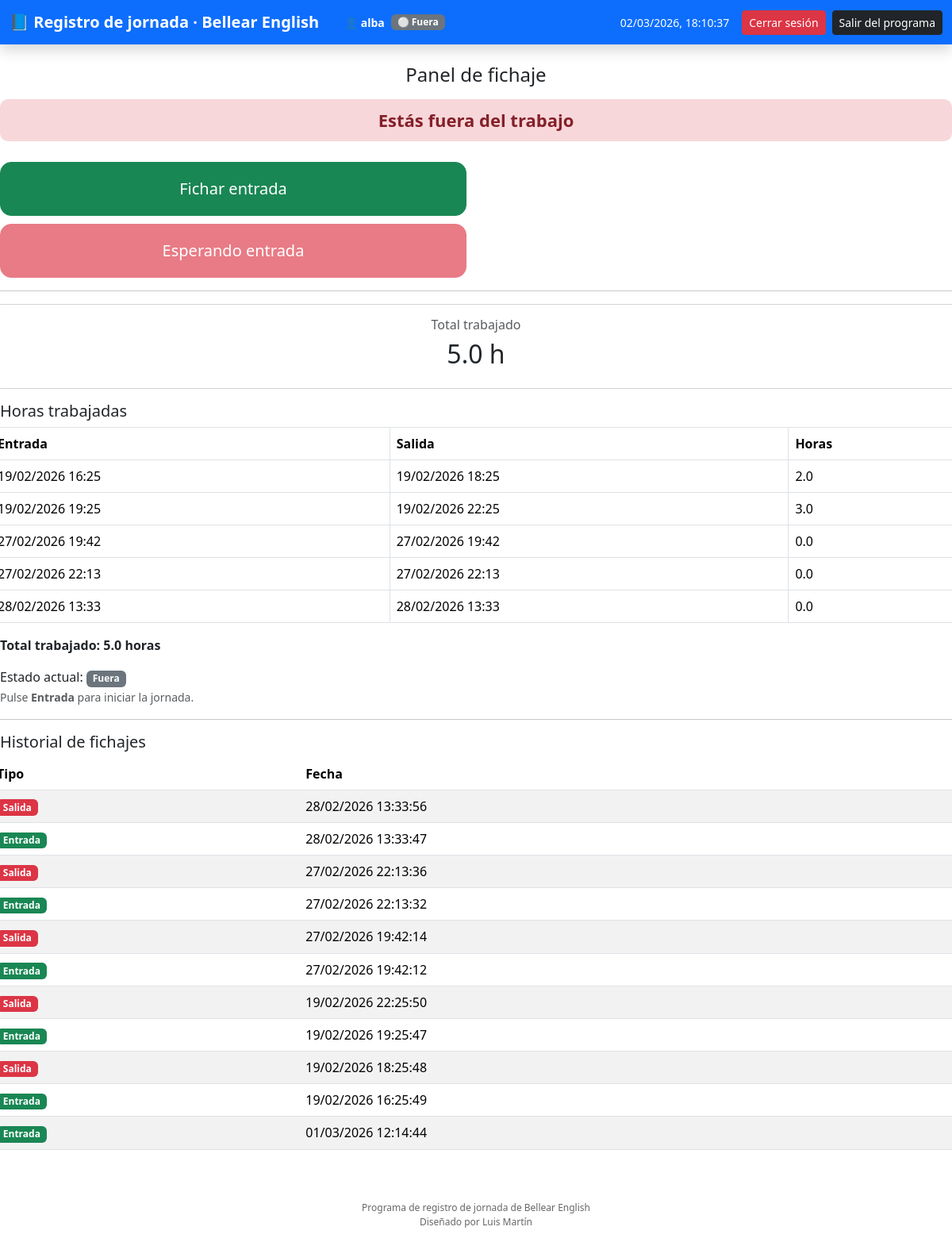
The app's page /dashboard (signed in) with its own data.
### tables this page shows
CREATE TABLE users(
        id INTEGER PRIMARY KEY AUTOINCREMENT,
        username TEXT UNIQUE,
        password TEXT,
        is_admin INTEGER,
        activo INTEGER DEFAULT 1
    );

CREATE TABLE fichajes(
        id INTEGER PRIMARY KEY AUTOINCREMENT,
        user_id INTEGER,
        tipo TEXT,
        fecha TEXT
    );

### Registro_jornada.py (the view)
@app.route("/dashboard")
@login_required
def dashboard():
    con = db()
    c = con.cursor()
    c.execute(
        "SELECT tipo, fecha FROM fichajes WHERE user_id=? ORDER BY fecha ASC",
        (current_user.id,)
    )
    fichajes = c.fetchall()
    con.close()
    estado = "fuera"
    if fichajes and fichajes[-1][0] == "entrada":
        estado = "dentro"
    jornadas = []
    entrada = None
    total_horas = 0
    for tipo, fecha in fichajes:
        momento = datetime.strptime(fecha, "%d/%m/%Y %H:%M:%S")
        if tipo == "entrada":
            entrada = momento
        elif tipo == "salida" and entrada:
            diff = momento - entrada
            horas = round(diff.total_seconds()/3600, 2)
            total_horas += horas
            jornadas.append((
                entrada.strftime("%d/%m/%Y %H:%M"),
                momento.strftime("%d/%m/%Y %H:%M"),
                horas
            ))
            entrada = None
    return render_template(
        "dashboard.html",
        fichajes=reversed(fichajes),
        estado=estado,
        jornadas=jornadas,
        total_horas=round(total_horas,2)
    )

### Registro_jornada.py (called while the page is built)
def db():
    return sqlite3.connect(DATABASE)

@login_manager.user_loader
def load_user(user_id):
    con = db()
    c = con.cursor()
    c.execute("SELECT id, username, is_admin FROM users WHERE id=?", (user_id,))
    r = c.fetchone()
    con.close()
    if r:
        return User(*r)

### templates/dashboard.html (shortened to what this page needs)
{% extends "base.html" %}
{% block content %}
<h4 class="mb-3 text-center">Panel de fichaje</h4>
</div>
{% if estado == "dentro" %}
<div class="estado estado-dentro text-center mb-3">
    Estás trabajando
</div>
{% else %}
<div class="estado estado-fuera text-center mb-3">
    Estás fuera del trabajo
</div>
{% endif %}
<div class="row align-items-end mb-4">
    <div class="col-md-6 mb-3">
        {% if estado == "fuera" %}
            <a href="/fichar/entrada" class="btn btn-success btn-fichar">
                Fichar entrada
            </a>
        {% else %}
            <button class="btn btn-success btn-fichar" disabled>
                Entrada registrada
            </button>
        {% endif %}
        {% if estado == "dentro" %}
            <a href="/fichar/salida" class="btn btn-danger btn-fichar">
                Fichar salida
            </a>
        {% else %}
            <button class="btn btn-danger btn-fichar" disabled>
                Esperando entrada
            </button>
        {% endif %}
    </div>
<hr>
<div class="card text-center mb-3">
    <div class="card-body">
        <h6 class="text-muted">Total trabajado</h6>
        <h2>{{ total_horas }} h</h2>
    </div>
</div>
<h5>Horas trabajadas</h5>
<table class="table table-bordered">
    <thead>
        <tr>
            <th>Entrada</th>
            <th>Salida</th>
            <th>Horas</th>
        </tr>
    </thead>
    <tbody>
        {% for j in jornadas %}
        <tr>
            <td>{{ j[0] }}</td>
            <td>{{ j[1] }}</td>
            <td>{{ j[2] }}</td>
        </tr>
        {% endfor %}
    </tbody>
</table>
<p class="fw-bold">
    Total trabajado: {{ total_horas }} horas
</p>
<p class="mb-3">
    Estado actual:
    {% if estado == "dentro" %}
        <span class="badge bg-success">Trabajando</span><br>
        <small class="text-muted">
            Pulse <strong>Salida</strong> para finalizar la jornada.
        </small>
    {% else %}
        <span class="badge bg-secondary">Fuera</span><br>
        <small class="text-muted">
            Pulse <strong>Entrada</strong> para iniciar la jornada.
        </small>
    {% endif %}
</p>
<hr>
<h5>Historial de fichajes</h5>
<table class="table table-striped">
    <thead>
        <tr>
            <th>Tipo</th>
            <th>Fecha</th>
        </tr>
    </thead>
    <tbody>
        {% for f in fichajes %}
        <tr>
            <td>
                {% if f[0] == 'entrada' %}
                    <span class="badge bg-success">Entrada</span>
                {% else %}
                    <span class="badge bg-danger">Salida</span>
                {% endif %}
            </td>
            <td>{{ f[1] }}</td>
        </tr>
        {% endfor %}
    </tbody>
</table>
</div>
{% endblock %}

### templates/base.html (shortened to what this page needs)
<!DOCTYPE html>
<html lang="es">
<head>
    <link href="https://cdn.jsdelivr.net/npm/bootstrap@5.3.2/dist/css/bootstrap.min.css" rel="stylesheet">
</head>
<nav class="navbar navbar-dark bg-primary shadow">
    <div class="container-fluid d-flex justify-content-between align-items-center">
        <div class="d-flex align-items-center flex-wrap">
            <span class="navbar-brand">
                📘 Registro de jornada · Bellear English
            </span>
            {% if current_user.is_authenticated %}
            <span class="text-white ms-3 user-info">
                👤 <strong>{{ current_user.username }}</strong>
            </span>
            {% if estado is defined %}
                {% if estado == "dentro" %}
                    <span class="badge bg-success ms-2">
                        🟢 Trabajando
                    </span>
                {% else %}
                    <span class="badge bg-secondary ms-2">
                        ⚪ Fuera
                    </span>
                {% endif %}
            {% endif %}
            {% endif %}
        </div>
        {% if current_user.is_authenticated %}
        <div class="d-flex align-items-center">
            <span class="text-white me-3 user-info" id="reloj"></span>
            <a href="/logout" class="btn btn-danger btn-sm me-2">
                Cerrar sesión
            </a>
            <a href="/exit"
               class="btn btn-dark btn-sm"
               onclick="return confirm('¿Desea cerrar completamente el programa?');">
                Salir del programa
            </a>
        </div>
        {% endif %}
    </div>
</nav>
<div class="container mt-4">
    {% block content %}{% endblock %}
<div class="text-center mt-5 mb-3 footer-text">
    Programa de registro de jornada de Bellear English<br>
    Diseñado por Luis Martín
</div>
</body>
</html>

### templates/base.html (style rules this page uses)
.navbar-brand { font-weight:bold; }
.footer-text { font-size:12px; color:#666; }
.card { border-radius:15px; }
.user-info { font-size:14px; }

### templates/dashboard.html (style rules this page uses)
.btn-fichar { width:100%; padding:18px; font-size:20px; border-radius:14px; margin-top:10px; }
.estado { font-size:22px; font-weight:bold; padding:10px; border-radius:10px; }
.estado-fuera { background:#f8d7da; color:#842029; }

### records on screen
users: username "alba"
fichajes: tipo "Salida", fecha "28/02/2026 13:33:56"
fichajes: tipo "Entrada", fecha "28/02/2026 13:33:47"
fichajes: tipo "Salida", fecha "27/02/2026 22:13:36"
fichajes: tipo "Entrada", fecha "27/02/2026 22:13:32"
fichajes: tipo "Salida", fecha "27/02/2026 19:42:14"
fichajes: tipo "Entrada", fecha "27/02/2026 19:42:12"
fichajes: tipo "Salida", fecha "19/02/2026 22:25:50"
fichajes: tipo "Entrada", fecha "19/02/2026 19:25:47"
fichajes: tipo "Salida", fecha "19/02/2026 18:25:48"
fichajes: tipo "Entrada", fecha "19/02/2026 16:25:49"
fichajes: tipo "Entrada", fecha "01/03/2026 12:14:44"

### other values on screen
{{ total_horas }} "5.0"
{{ j[1] }} "19/02/2026 18:25" "19/02/2026 22:25" "27/02/2026 19:42" "27/02/2026 22:13" "28/02/2026 13:33"
{{ j[2] }} "2.0" "3.0" "0.0" "0.0" "0.0"
